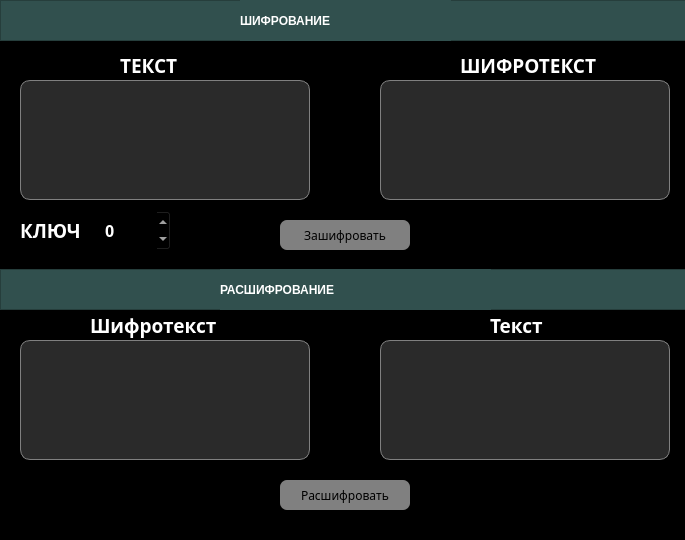
<?xml version="1.0" encoding="UTF-8"?>
<ui version="4.0">
 <class>MainWindow</class>
 <widget class="QMainWindow" name="MainWindow">
  <property name="geometry">
   <rect>
    <x>0</x>
    <y>0</y>
    <width>685</width>
    <height>540</height>
   </rect>
  </property>
  <property name="sizePolicy">
   <sizepolicy hsizetype="Fixed" vsizetype="Fixed">
    <horstretch>0</horstretch>
    <verstretch>0</verstretch>
   </sizepolicy>
  </property>
  <property name="minimumSize">
   <size>
    <width>685</width>
    <height>540</height>
   </size>
  </property>
  <property name="maximumSize">
   <size>
    <width>685</width>
    <height>540</height>
   </size>
  </property>
  <property name="windowTitle">
   <string>MainWindow</string>
  </property>
  <property name="styleSheet">
   <string notr="true">background-color: rgb(0, 0, 0);</string>
  </property>
  <widget class="QWidget" name="centralwidget">
   <property name="styleSheet">
    <string notr="true">background-color: rgb(0, 0,0);</string>
   </property>
   <widget class="QLabel" name="label_10">
    <property name="geometry">
     <rect>
      <x>490</x>
      <y>310</y>
      <width>61</width>
      <height>30</height>
     </rect>
    </property>
    <property name="font">
     <font>
      <family>Century Gothic</family>
      <pointsize>14</pointsize>
      <weight>87</weight>
      <italic>false</italic>
      <bold>true</bold>
     </font>
    </property>
    <property name="styleSheet">
     <string notr="true">color: white;
font: 14pt &quot;Century Gothic&quot;;
font-weight: 700;
text-transform: uppercase;
</string>
    </property>
    <property name="text">
     <string>Текст</string>
    </property>
   </widget>
   <widget class="QPushButton" name="decrypt_btn">
    <property name="geometry">
     <rect>
      <x>280</x>
      <y>480</y>
      <width>130</width>
      <height>30</height>
     </rect>
    </property>
    <property name="font">
     <font>
      <family>Century Gothic</family>
     </font>
    </property>
    <property name="styleSheet">
     <string notr="true">QPushButton {
	color: black;
	background-color: grey;
	border-radius: 7px;
}

QPushButton:pressed {
	background-color: rgb(102, 102, 102);
}</string>
    </property>
    <property name="text">
     <string>Расшифровать</string>
    </property>
   </widget>
   <widget class="QLabel" name="label_9">
    <property name="geometry">
     <rect>
      <x>460</x>
      <y>50</y>
      <width>151</width>
      <height>30</height>
     </rect>
    </property>
    <property name="font">
     <font>
      <family>Century Gothic</family>
      <pointsize>14</pointsize>
      <weight>87</weight>
      <italic>false</italic>
      <bold>true</bold>
     </font>
    </property>
    <property name="styleSheet">
     <string notr="true">color: white;
font: 14pt &quot;Century Gothic&quot;;
font-weight: 700;</string>
    </property>
    <property name="text">
     <string>ШИФРОТЕКСТ</string>
    </property>
   </widget>
   <widget class="QFrame" name="frame_2">
    <property name="geometry">
     <rect>
      <x>0</x>
      <y>269</y>
      <width>701</width>
      <height>41</height>
     </rect>
    </property>
    <property name="autoFillBackground">
     <bool>false</bool>
    </property>
    <property name="styleSheet">
     <string notr="true">background-color: rgb(49, 80, 78)</string>
    </property>
    <property name="frameShape">
     <enum>QFrame::StyledPanel</enum>
    </property>
    <property name="frameShadow">
     <enum>QFrame::Raised</enum>
    </property>
    <widget class="QLabel" name="label_7">
     <property name="geometry">
      <rect>
       <x>220</x>
       <y>0</y>
       <width>271</width>
       <height>41</height>
      </rect>
     </property>
     <property name="styleSheet">
      <string notr="true">color: white;
font: 18pt &quot;Century Gothic&quot;;
font-weight: 700;</string>
     </property>
     <property name="text">
      <string>РАСШИФРОВАНИЕ</string>
     </property>
    </widget>
   </widget>
   <widget class="QFrame" name="frame">
    <property name="geometry">
     <rect>
      <x>0</x>
      <y>0</y>
      <width>701</width>
      <height>41</height>
     </rect>
    </property>
    <property name="styleSheet">
     <string notr="true">background-color: rgb(49, 80, 78)</string>
    </property>
    <property name="frameShape">
     <enum>QFrame::StyledPanel</enum>
    </property>
    <property name="frameShadow">
     <enum>QFrame::Raised</enum>
    </property>
    <widget class="QLabel" name="label_4">
     <property name="geometry">
      <rect>
       <x>240</x>
       <y>0</y>
       <width>211</width>
       <height>41</height>
      </rect>
     </property>
     <property name="styleSheet">
      <string notr="true">color: white;
font: 18pt &quot;Century Gothic&quot;;
font-weight: 700;</string>
     </property>
     <property name="text">
      <string>ШИФРОВАНИЕ</string>
     </property>
    </widget>
   </widget>
   <widget class="QPushButton" name="encrypt_btn">
    <property name="geometry">
     <rect>
      <x>280</x>
      <y>220</y>
      <width>130</width>
      <height>30</height>
     </rect>
    </property>
    <property name="font">
     <font>
      <family>Century Gothic</family>
     </font>
    </property>
    <property name="styleSheet">
     <string notr="true">QPushButton {
	color: black;
	background-color: grey;
	border-radius: 7px;
}

QPushButton:pressed {
	background-color: rgb(102, 102, 102);
}</string>
    </property>
    <property name="text">
     <string>Зашифровать</string>
    </property>
   </widget>
   <widget class="QLabel" name="label_8">
    <property name="geometry">
     <rect>
      <x>120</x>
      <y>50</y>
      <width>61</width>
      <height>30</height>
     </rect>
    </property>
    <property name="font">
     <font>
      <family>Century Gothic</family>
      <pointsize>14</pointsize>
      <weight>75</weight>
      <italic>false</italic>
      <bold>true</bold>
      <strikeout>false</strikeout>
      <stylestrategy>PreferAntialias</stylestrategy>
     </font>
    </property>
    <property name="styleSheet">
     <string notr="true">color: white;
</string>
    </property>
    <property name="text">
     <string>ТЕКСТ</string>
    </property>
   </widget>
   <widget class="QLabel" name="label_11">
    <property name="geometry">
     <rect>
      <x>90</x>
      <y>310</y>
      <width>151</width>
      <height>30</height>
     </rect>
    </property>
    <property name="font">
     <font>
      <family>Century Gothic</family>
      <pointsize>14</pointsize>
      <weight>87</weight>
      <italic>false</italic>
      <bold>true</bold>
     </font>
    </property>
    <property name="styleSheet">
     <string notr="true">color: white;
font: 14pt &quot;Century Gothic&quot;;
font-weight: 700;
text-transform: uppercase;
</string>
    </property>
    <property name="text">
     <string>Шифротекст</string>
    </property>
   </widget>
   <widget class="QPlainTextEdit" name="text_edit_encrypted">
    <property name="geometry">
     <rect>
      <x>20</x>
      <y>340</y>
      <width>290</width>
      <height>120</height>
     </rect>
    </property>
    <property name="styleSheet">
     <string notr="true">background-color: rgb(42, 42, 42);
border: 1px solid gray;
border-radius: 10px;
color: white;
</string>
    </property>
   </widget>
   <widget class="QTextBrowser" name="textBrowser_encrypted">
    <property name="geometry">
     <rect>
      <x>380</x>
      <y>80</y>
      <width>290</width>
      <height>120</height>
     </rect>
    </property>
    <property name="styleSheet">
     <string notr="true">background-color: rgb(42, 42, 42);
border: 1px solid gray;
border-radius: 10px;
color: white;
</string>
    </property>
   </widget>
   <widget class="QTextBrowser" name="textBrowser_decrypted">
    <property name="geometry">
     <rect>
      <x>380</x>
      <y>340</y>
      <width>290</width>
      <height>120</height>
     </rect>
    </property>
    <property name="styleSheet">
     <string notr="true">background-color: rgb(42, 42, 42);
border: 1px solid gray;
border-radius: 10px;
color: white;
</string>
    </property>
   </widget>
   <widget class="QPlainTextEdit" name="text_edit">
    <property name="geometry">
     <rect>
      <x>20</x>
      <y>80</y>
      <width>290</width>
      <height>120</height>
     </rect>
    </property>
    <property name="styleSheet">
     <string notr="true">background-color: rgb(42, 42, 42);
border: 1px solid gray;
border-radius: 10px;
color: white;
</string>
    </property>
   </widget>
   <widget class="QLabel" name="label_12">
    <property name="geometry">
     <rect>
      <x>20</x>
      <y>210</y>
      <width>71</width>
      <height>41</height>
     </rect>
    </property>
    <property name="font">
     <font>
      <family>Century Gothic</family>
      <pointsize>14</pointsize>
      <weight>75</weight>
      <italic>false</italic>
      <bold>true</bold>
      <strikeout>false</strikeout>
      <stylestrategy>PreferAntialias</stylestrategy>
     </font>
    </property>
    <property name="styleSheet">
     <string notr="true">color: white;
</string>
    </property>
    <property name="text">
     <string>КЛЮЧ</string>
    </property>
   </widget>
   <widget class="QSpinBox" name="key_spinBox">
    <property name="geometry">
     <rect>
      <x>100</x>
      <y>210</y>
      <width>71</width>
      <height>41</height>
     </rect>
    </property>
    <property name="font">
     <font>
      <family>Century Gothic</family>
      <pointsize>12</pointsize>
      <weight>75</weight>
      <bold>true</bold>
     </font>
    </property>
    <property name="styleSheet">
     <string notr="true">color: white;</string>
    </property>
    <property name="minimum">
     <number>-32</number>
    </property>
    <property name="maximum">
     <number>32</number>
    </property>
   </widget>
  </widget>
 </widget>
 <resources/>
 <connections/>
</ui>
